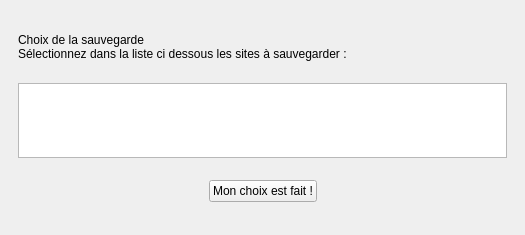
<?xml version="1.0" encoding="UTF-8"?>
<ui version="4.0">
 <class>MainWindow</class>
 <widget class="QMainWindow" name="MainWindow">
  <property name="geometry">
   <rect>
    <x>0</x>
    <y>0</y>
    <width>525</width>
    <height>235</height>
   </rect>
  </property>
  <property name="sizePolicy">
   <sizepolicy hsizetype="Fixed" vsizetype="Fixed">
    <horstretch>0</horstretch>
    <verstretch>0</verstretch>
   </sizepolicy>
  </property>
  <property name="minimumSize">
   <size>
    <width>525</width>
    <height>235</height>
   </size>
  </property>
  <property name="maximumSize">
   <size>
    <width>525</width>
    <height>235</height>
   </size>
  </property>
  <property name="windowTitle">
   <string>Hello Tipi Backup</string>
  </property>
  <widget class="QWidget" name="centralwidget">
   <layout class="QVBoxLayout" name="verticalLayout" stretch="0">
    <property name="spacing">
     <number>6</number>
    </property>
    <property name="margin">
     <number>9</number>
    </property>
    <item>
     <widget class="QStackedWidget" name="stackedWidget">
      <property name="cursor">
       <cursorShape>ArrowCursor</cursorShape>
      </property>
      <property name="autoFillBackground">
       <bool>true</bool>
      </property>
      <property name="currentIndex">
       <number>1</number>
      </property>
      <widget class="QWidget" name="page">
       <layout class="QGridLayout" name="gridLayout">
        <property name="margin">
         <number>9</number>
        </property>
        <property name="spacing">
         <number>6</number>
        </property>
        <item row="2" column="0">
         <widget class="QLabel" name="label_2">
          <property name="text">
           <string>Pseudo ou email : </string>
          </property>
          <property name="alignment">
           <set>Qt::AlignRight|Qt::AlignTrailing|Qt::AlignVCenter</set>
          </property>
         </widget>
        </item>
        <item row="2" column="1">
         <widget class="QLineEdit" name="loginEdit">
          <property name="text">
           <string/>
          </property>
         </widget>
        </item>
        <item row="3" column="0">
         <widget class="QLabel" name="label_3">
          <property name="text">
           <string>Mot de passe : </string>
          </property>
          <property name="alignment">
           <set>Qt::AlignRight|Qt::AlignTrailing|Qt::AlignVCenter</set>
          </property>
         </widget>
        </item>
        <item row="3" column="1">
         <widget class="QLineEdit" name="passwordEdit">
          <property name="text">
           <string/>
          </property>
          <property name="echoMode">
           <enum>QLineEdit::PasswordEchoOnEdit</enum>
          </property>
         </widget>
        </item>
        <item row="6" column="1">
         <widget class="QPushButton" name="loginButton">
          <property name="text">
           <string>Connexion</string>
          </property>
         </widget>
        </item>
        <item row="7" column="1">
         <spacer name="verticalSpacer_2">
          <property name="orientation">
           <enum>Qt::Vertical</enum>
          </property>
          <property name="sizeHint" stdset="0">
           <size>
            <width>20</width>
            <height>70</height>
           </size>
          </property>
         </spacer>
        </item>
        <item row="4" column="1">
         <widget class="QCheckBox" name="dontForgetCheckBox">
          <property name="text">
           <string>Ne pas oublier</string>
          </property>
         </widget>
        </item>
        <item row="5" column="1">
         <spacer name="verticalSpacer_14">
          <property name="orientation">
           <enum>Qt::Vertical</enum>
          </property>
          <property name="sizeHint" stdset="0">
           <size>
            <width>20</width>
            <height>40</height>
           </size>
          </property>
         </spacer>
        </item>
        <item row="4" column="2">
         <spacer name="horizontalSpacer_2">
          <property name="orientation">
           <enum>Qt::Horizontal</enum>
          </property>
          <property name="sizeHint" stdset="0">
           <size>
            <width>156</width>
            <height>20</height>
           </size>
          </property>
         </spacer>
        </item>
        <item row="4" column="0">
         <spacer name="horizontalSpacer">
          <property name="orientation">
           <enum>Qt::Horizontal</enum>
          </property>
          <property name="sizeHint" stdset="0">
           <size>
            <width>156</width>
            <height>20</height>
           </size>
          </property>
         </spacer>
        </item>
        <item row="0" column="1">
         <widget class="QLabel" name="headerLabel">
          <property name="text">
           <string/>
          </property>
          <property name="pixmap">
           <pixmap resource="helloTipiBackup.qrc">:/pictures/banner.png</pixmap>
          </property>
          <property name="alignment">
           <set>Qt::AlignCenter</set>
          </property>
         </widget>
        </item>
        <item row="0" column="2">
         <spacer name="verticalSpacer">
          <property name="orientation">
           <enum>Qt::Vertical</enum>
          </property>
          <property name="sizeHint" stdset="0">
           <size>
            <width>20</width>
            <height>70</height>
           </size>
          </property>
         </spacer>
        </item>
        <item row="1" column="1">
         <spacer name="verticalSpacer_16">
          <property name="orientation">
           <enum>Qt::Vertical</enum>
          </property>
          <property name="sizeHint" stdset="0">
           <size>
            <width>20</width>
            <height>40</height>
           </size>
          </property>
         </spacer>
        </item>
       </layout>
      </widget>
      <widget class="QWidget" name="page_2">
       <layout class="QGridLayout" name="gridLayout_2">
        <property name="margin">
         <number>9</number>
        </property>
        <property name="spacing">
         <number>6</number>
        </property>
        <item row="6" column="0">
         <spacer name="horizontalSpacer_3">
          <property name="orientation">
           <enum>Qt::Horizontal</enum>
          </property>
          <property name="sizeHint" stdset="0">
           <size>
            <width>40</width>
            <height>20</height>
           </size>
          </property>
         </spacer>
        </item>
        <item row="6" column="1">
         <widget class="QPushButton" name="siteChooserButton">
          <property name="text">
           <string>Mon choix est fait !</string>
          </property>
         </widget>
        </item>
        <item row="6" column="2">
         <spacer name="horizontalSpacer_4">
          <property name="orientation">
           <enum>Qt::Horizontal</enum>
          </property>
          <property name="sizeHint" stdset="0">
           <size>
            <width>40</width>
            <height>20</height>
           </size>
          </property>
         </spacer>
        </item>
        <item row="5" column="1">
         <spacer name="verticalSpacer_11">
          <property name="orientation">
           <enum>Qt::Vertical</enum>
          </property>
          <property name="sizeHint" stdset="0">
           <size>
            <width>20</width>
            <height>40</height>
           </size>
          </property>
         </spacer>
        </item>
        <item row="7" column="1">
         <spacer name="verticalSpacer_12">
          <property name="orientation">
           <enum>Qt::Vertical</enum>
          </property>
          <property name="sizeHint" stdset="0">
           <size>
            <width>20</width>
            <height>40</height>
           </size>
          </property>
         </spacer>
        </item>
        <item row="3" column="0" colspan="3">
         <widget class="QListWidget" name="siteListWidget">
          <property name="enabled">
           <bool>true</bool>
          </property>
          <property name="maximumSize">
           <size>
            <width>16777215</width>
            <height>100</height>
           </size>
          </property>
          <property name="batchSize">
           <number>100</number>
          </property>
         </widget>
        </item>
        <item row="2" column="1">
         <spacer name="verticalSpacer_10">
          <property name="orientation">
           <enum>Qt::Vertical</enum>
          </property>
          <property name="sizeHint" stdset="0">
           <size>
            <width>20</width>
            <height>40</height>
           </size>
          </property>
         </spacer>
        </item>
        <item row="1" column="0" colspan="3">
         <widget class="QLabel" name="label">
          <property name="text">
           <string>Choix de la sauvegarde
Sélectionnez dans la liste ci dessous les sites à sauvegarder :</string>
          </property>
         </widget>
        </item>
        <item row="0" column="1">
         <spacer name="verticalSpacer_9">
          <property name="orientation">
           <enum>Qt::Vertical</enum>
          </property>
          <property name="sizeHint" stdset="0">
           <size>
            <width>20</width>
            <height>40</height>
           </size>
          </property>
         </spacer>
        </item>
       </layout>
      </widget>
      <widget class="QWidget" name="page_3">
       <layout class="QGridLayout" name="gridLayout_3">
        <property name="margin">
         <number>9</number>
        </property>
        <property name="spacing">
         <number>6</number>
        </property>
        <item row="7" column="1">
         <widget class="QPushButton" name="backupButton">
          <property name="text">
           <string>Commencer la sauvegarder</string>
          </property>
         </widget>
        </item>
        <item row="0" column="1">
         <spacer name="verticalSpacer_3">
          <property name="orientation">
           <enum>Qt::Vertical</enum>
          </property>
          <property name="sizeHint" stdset="0">
           <size>
            <width>20</width>
            <height>40</height>
           </size>
          </property>
         </spacer>
        </item>
        <item row="8" column="1">
         <spacer name="verticalSpacer_4">
          <property name="orientation">
           <enum>Qt::Vertical</enum>
          </property>
          <property name="sizeHint" stdset="0">
           <size>
            <width>20</width>
            <height>40</height>
           </size>
          </property>
         </spacer>
        </item>
        <item row="3" column="0" colspan="3">
         <widget class="QFrame" name="frame">
          <property name="frameShape">
           <enum>QFrame::StyledPanel</enum>
          </property>
          <property name="frameShadow">
           <enum>QFrame::Raised</enum>
          </property>
          <layout class="QHBoxLayout" name="horizontalLayout">
           <item>
            <widget class="QLabel" name="installationPathLabel">
             <property name="sizePolicy">
              <sizepolicy hsizetype="Expanding" vsizetype="Preferred">
               <horstretch>0</horstretch>
               <verstretch>0</verstretch>
              </sizepolicy>
             </property>
             <property name="text">
              <string>DefaultPath</string>
             </property>
            </widget>
           </item>
           <item>
            <widget class="QPushButton" name="changeDirectoryButton">
             <property name="text">
              <string>Changer le dossier</string>
             </property>
            </widget>
           </item>
          </layout>
         </widget>
        </item>
        <item row="7" column="2">
         <spacer name="horizontalSpacer_8">
          <property name="orientation">
           <enum>Qt::Horizontal</enum>
          </property>
          <property name="sizeHint" stdset="0">
           <size>
            <width>40</width>
            <height>20</height>
           </size>
          </property>
         </spacer>
        </item>
        <item row="1" column="0" colspan="3">
         <widget class="QLabel" name="label_4">
          <property name="text">
           <string>Sélectionner le répertoire de sauvegarde de vos photos : </string>
          </property>
         </widget>
        </item>
        <item row="2" column="1">
         <spacer name="verticalSpacer_8">
          <property name="orientation">
           <enum>Qt::Vertical</enum>
          </property>
          <property name="sizeHint" stdset="0">
           <size>
            <width>20</width>
            <height>40</height>
           </size>
          </property>
         </spacer>
        </item>
        <item row="5" column="0" colspan="2">
         <widget class="QCheckBox" name="overwriteCheckBox">
          <property name="text">
           <string>Retélécharger les fichiers existants</string>
          </property>
         </widget>
        </item>
        <item row="4" column="1">
         <spacer name="verticalSpacer_15">
          <property name="orientation">
           <enum>Qt::Vertical</enum>
          </property>
          <property name="sizeHint" stdset="0">
           <size>
            <width>20</width>
            <height>40</height>
           </size>
          </property>
         </spacer>
        </item>
        <item row="7" column="0">
         <widget class="QPushButton" name="backToSiteButton">
          <property name="text">
           <string>&lt; Retour</string>
          </property>
         </widget>
        </item>
        <item row="6" column="0">
         <spacer name="horizontalSpacer_7">
          <property name="orientation">
           <enum>Qt::Horizontal</enum>
          </property>
          <property name="sizeHint" stdset="0">
           <size>
            <width>40</width>
            <height>20</height>
           </size>
          </property>
         </spacer>
        </item>
       </layout>
      </widget>
      <widget class="QWidget" name="page_4">
       <layout class="QGridLayout" name="gridLayout_4">
        <property name="margin">
         <number>9</number>
        </property>
        <property name="spacing">
         <number>6</number>
        </property>
        <item row="1" column="0" colspan="2">
         <widget class="QLabel" name="dowloadLabel">
          <property name="text">
           <string>Téléchargement en cours...</string>
          </property>
         </widget>
        </item>
        <item row="3" column="1" colspan="2">
         <widget class="QLabel" name="currentFileLabel">
          <property name="text">
           <string>...</string>
          </property>
         </widget>
        </item>
        <item row="4" column="0" colspan="3">
         <widget class="QProgressBar" name="progressBar">
          <property name="value">
           <number>0</number>
          </property>
         </widget>
        </item>
        <item row="7" column="1">
         <widget class="QPushButton" name="endDownloadButton">
          <property name="text">
           <string>Annuler la sauvegarde</string>
          </property>
         </widget>
        </item>
        <item row="2" column="0">
         <spacer name="horizontalSpacer_5">
          <property name="orientation">
           <enum>Qt::Horizontal</enum>
          </property>
          <property name="sizeHint" stdset="0">
           <size>
            <width>40</width>
            <height>20</height>
           </size>
          </property>
         </spacer>
        </item>
        <item row="2" column="2">
         <spacer name="horizontalSpacer_6">
          <property name="orientation">
           <enum>Qt::Horizontal</enum>
          </property>
          <property name="sizeHint" stdset="0">
           <size>
            <width>40</width>
            <height>20</height>
           </size>
          </property>
         </spacer>
        </item>
        <item row="8" column="1">
         <spacer name="verticalSpacer_6">
          <property name="orientation">
           <enum>Qt::Vertical</enum>
          </property>
          <property name="sizeHint" stdset="0">
           <size>
            <width>20</width>
            <height>40</height>
           </size>
          </property>
         </spacer>
        </item>
        <item row="0" column="1">
         <spacer name="verticalSpacer_7">
          <property name="orientation">
           <enum>Qt::Vertical</enum>
          </property>
          <property name="sizeHint" stdset="0">
           <size>
            <width>20</width>
            <height>40</height>
           </size>
          </property>
         </spacer>
        </item>
        <item row="3" column="0">
         <widget class="QLabel" name="currentFileTitleLabel">
          <property name="text">
           <string>Fichier en cours : </string>
          </property>
         </widget>
        </item>
        <item row="7" column="2">
         <spacer name="horizontalSpacer_9">
          <property name="orientation">
           <enum>Qt::Horizontal</enum>
          </property>
          <property name="sizeHint" stdset="0">
           <size>
            <width>40</width>
            <height>20</height>
           </size>
          </property>
         </spacer>
        </item>
        <item row="7" column="0">
         <spacer name="horizontalSpacer_10">
          <property name="orientation">
           <enum>Qt::Horizontal</enum>
          </property>
          <property name="sizeHint" stdset="0">
           <size>
            <width>40</width>
            <height>20</height>
           </size>
          </property>
         </spacer>
        </item>
        <item row="8" column="2">
         <widget class="QLabel" name="aboutLabel">
          <property name="cursor">
           <cursorShape>PointingHandCursor</cursorShape>
          </property>
          <property name="text">
           <string>&lt;!DOCTYPE HTML PUBLIC &quot;-//W3C//DTD HTML 4.0//EN&quot; &quot;http://www.w3.org/TR/REC-html40/strict.dtd&quot;&gt;
&lt;html&gt;&lt;head&gt;&lt;meta name=&quot;qrichtext&quot; content=&quot;1&quot; /&gt;&lt;style type=&quot;text/css&quot;&gt;
p, li { white-space: pre-wrap; }
&lt;/style&gt;&lt;/head&gt;&lt;body style=&quot; font-family:'Sans'; font-size:10pt; font-weight:400; font-style:normal;&quot;&gt;
&lt;p style=&quot; margin-top:0px; margin-bottom:0px; margin-left:0px; margin-right:0px; -qt-block-indent:0; text-indent:0px;&quot;&gt;&lt;a href=&quot;url&quot;&gt;&lt;span style=&quot; text-decoration: underline; color:#0000ff;&quot;&gt;A propos ....&lt;/span&gt;&lt;/a&gt;&lt;/p&gt;&lt;/body&gt;&lt;/html&gt;</string>
          </property>
          <property name="textFormat">
           <enum>Qt::RichText</enum>
          </property>
          <property name="alignment">
           <set>Qt::AlignRight|Qt::AlignTrailing|Qt::AlignVCenter</set>
          </property>
          <property name="textInteractionFlags">
           <set>Qt::LinksAccessibleByKeyboard|Qt::LinksAccessibleByMouse</set>
          </property>
         </widget>
        </item>
        <item row="6" column="0" colspan="3">
         <widget class="QLabel" name="currentFileCountLabel">
          <property name="text">
           <string/>
          </property>
         </widget>
        </item>
       </layout>
      </widget>
     </widget>
    </item>
   </layout>
  </widget>
  <action name="actionQuit">
   <property name="text">
    <string>Quit</string>
   </property>
   <property name="shortcut">
    <string>Ctrl+Q</string>
   </property>
  </action>
 </widget>
 <tabstops>
  <tabstop>loginEdit</tabstop>
  <tabstop>passwordEdit</tabstop>
  <tabstop>dontForgetCheckBox</tabstop>
  <tabstop>loginButton</tabstop>
  <tabstop>siteListWidget</tabstop>
  <tabstop>siteChooserButton</tabstop>
  <tabstop>changeDirectoryButton</tabstop>
  <tabstop>overwriteCheckBox</tabstop>
  <tabstop>backupButton</tabstop>
  <tabstop>endDownloadButton</tabstop>
 </tabstops>
 <resources>
  <include location="helloTipiBackup.qrc"/>
 </resources>
 <connections/>
</ui>
